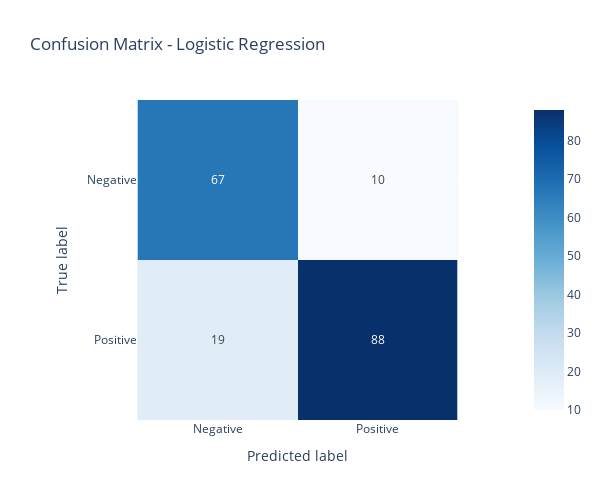
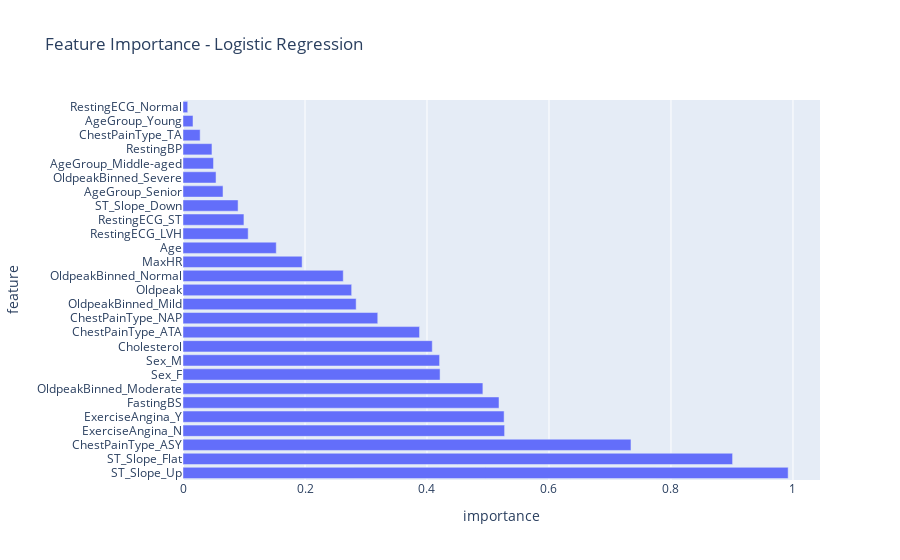
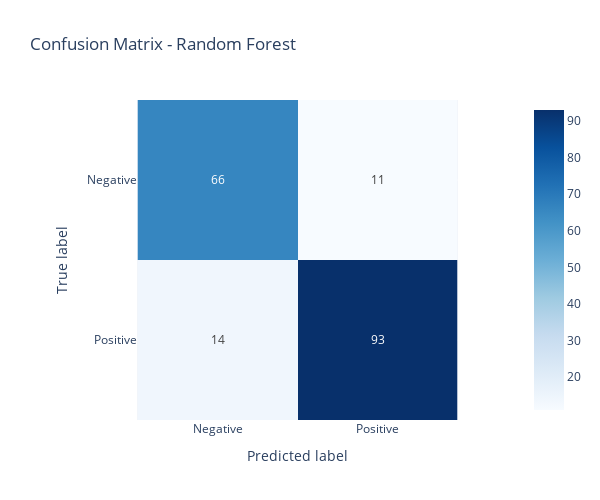
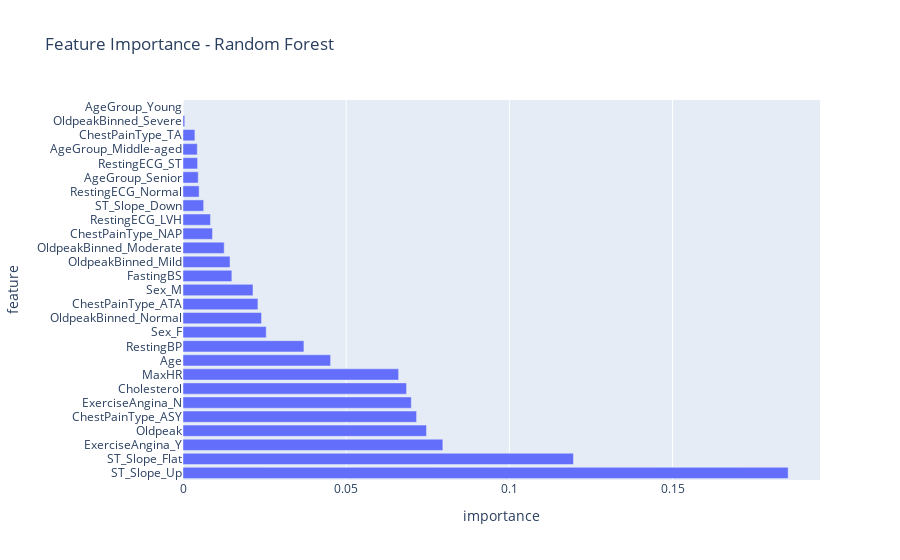

Write notebook code for charts like these, in order.
### Markdown cell above
### Evaluierung

#### Shap
Für Baummodelle (XGBoost und Random Forest):

SHAP verwendet einen speziellen Algorithmus namens "TreeExplainer".
Dieser kann exakte SHAP-Werte effizient berechnen.
Das Ergebnis ist ein Balkendiagramm (Bar Plot), das die durchschnittliche Auswirkung jedes Features zeigt.


Für andere Modelle (wie SVM, Logistische Regression):

SHAP verwendet einen allgemeineren Ansatz namens "KernelExplainer".
Dieser schätzt die SHAP-Werte durch Stichproben, was weniger präzise, aber flexibler ist.
Das Ergebnis ist ein Punktdiagramm (Dotted Plot), das die Verteilung der Auswirkungen für jedes Feature zeigt.



Der Hauptgrund für diesen Unterschied ist, dass Baummodelle eine spezielle Struktur haben, die eine effizientere und genauere Berechnung der SHAP-Werte ermöglicht. Für andere Modelltypen muss SHAP einen allgemeineren, aber rechenintensiveren Ansatz verwenden.
Beide Plottypen sind nützlich:

Bar Plots geben einen klaren Überblick über die durchschnittliche Wichtigkeit.
Dotted Plots zeigen zusätzlich, wie die Auswirkungen über verschiedene Datenpunkte variieren können.

### Code cell
# Finale Evaluation und Visualisierungen
accuracies = {}
auc_scores = {}
for name, model in best_models.items():
    print(f"\nFinal Evaluation for {name}:")
    y_pred = model.predict(X_test)
    y_pred_proba = model.predict_proba(X_test)[:, 1]
    print(classification_report(y_test, y_pred))
    
    # Konfusionsmatrix
    cm_fig = plot_confusion_matrix_plotly(y_test, y_pred, name)
    cm_fig.show()
    
    # Feature Importance
    fi_fig = plot_feature_importance(model, X_train, name)
    if fi_fig:
        fi_fig.show()
    
    # Partial Dependence Plots (für die Top 3 Features)
    if hasattr(model, 'feature_importances_'):
        top_features = pd.DataFrame({'feature': X_train.columns, 'importance': model.feature_importances_})
        top_features = top_features.sort_values('importance', ascending=False).head(3)
        for feature in top_features['feature']:
            plot_pdp(model, X_train, feature, name)

    # SHAP-Summary-Plot hinzufügen
    plot_shap_summary(model, X_test, name)
    
    accuracies[name] = model.score(X_test, y_test)
    fpr, tpr, _ = roc_curve(y_test, y_pred_proba)
    auc_scores[name] = auc(fpr, tpr)

### Figure 1 — Plotly figure (JSON) as saved in the notebook; plotly's stock layout.template omitted (floating-point values rounded to 4 significant figures)
{"data": [{"coloraxis": "coloraxis", "hovertemplate": "Predicted label: %{x}<br>True label: %{y}<br>color: %{z}<extra></extra>", "name": "0", "texttemplate": "%{z}", "type": "heatmap", "x": ["Negative", "Positive"], "xaxis": "x", "y": ["Negative", "Positive"], "yaxis": "y", "z": [[67, 10], [19, 88]]}], "layout": {"coloraxis": {"colorscale": [[0, "rgb(247,251,255)"], [0.125, "rgb(222,235,247)"], [0.25, "rgb(198,219,239)"], [0.375, "rgb(158,202,225)"], [0.5, "rgb(107,174,214)"], [0.625, "rgb(66,146,198)"], [0.75, "rgb(33,113,181)"], [0.875, "rgb(8,81,156)"], [1, "rgb(8,48,107)"]]}, "height": 500, "title": {"text": "Confusion Matrix - Logistic Regression"}, "width": 600, "xaxis": {"anchor": "y", "constrain": "domain", "domain": [0, 1], "scaleanchor": "y", "title": {"text": "Predicted label"}}, "yaxis": {"anchor": "x", "autorange": "reversed", "constrain": "domain", "domain": [0, 1], "title": {"text": "True label"}}}}

### Figure 2 — Plotly figure (JSON) as saved in the notebook; plotly's stock layout.template omitted (floating-point values rounded to 4 significant figures)
{"data": [{"alignmentgroup": "True", "hovertemplate": "importance=%{x}<br>feature=%{y}<extra></extra>", "legendgroup": "", "marker": {"color": "#636efa", "pattern": {"shape": ""}}, "name": "", "offsetgroup": "", "orientation": "h", "showlegend": false, "textposition": "auto", "type": "bar", "x": [0.9921, 0.901, 0.7344, 0.5272, 0.5264, 0.5181, 0.4916, 0.4215, 0.4207, 0.4086, 0.3878, 0.3193, 0.2839, 0.2765, 0.2627, 0.1953, 0.1529, 0.1069, 0.0999, 0.09031, 0.06561, 0.05417, 0.05001, 0.04747, 0.02812, 0.01639, 0.007746], "xaxis": "x", "y": ["ST_Slope_Up", "ST_Slope_Flat", "ChestPainType_ASY", "ExerciseAngina_N", "ExerciseAngina_Y", "FastingBS", "OldpeakBinned_Moderate", "Sex_F", "Sex_M", "Cholesterol", "ChestPainType_ATA", "ChestPainType_NAP", "OldpeakBinned_Mild", "Oldpeak", "OldpeakBinned_Normal", "MaxHR", "Age", "RestingECG_LVH", "RestingECG_ST", "ST_Slope_Down", "AgeGroup_Senior", "OldpeakBinned_Severe", "AgeGroup_Middle-aged", "RestingBP", "ChestPainType_TA", "AgeGroup_Young", "RestingECG_Normal"], "yaxis": "y"}], "layout": {"barmode": "relative", "legend": {"tracegroupgap": 0}, "title": {"text": "Feature Importance - Logistic Regression"}, "xaxis": {"anchor": "y", "domain": [0, 1], "title": {"text": "importance"}}, "yaxis": {"anchor": "x", "domain": [0, 1], "title": {"text": "feature"}}}}

### Figure 3 — Plotly figure (JSON) as saved in the notebook; plotly's stock layout.template omitted (floating-point values rounded to 4 significant figures)
{"data": [{"coloraxis": "coloraxis", "hovertemplate": "Predicted label: %{x}<br>True label: %{y}<br>color: %{z}<extra></extra>", "name": "0", "texttemplate": "%{z}", "type": "heatmap", "x": ["Negative", "Positive"], "xaxis": "x", "y": ["Negative", "Positive"], "yaxis": "y", "z": [[66, 11], [14, 93]]}], "layout": {"coloraxis": {"colorscale": [[0, "rgb(247,251,255)"], [0.125, "rgb(222,235,247)"], [0.25, "rgb(198,219,239)"], [0.375, "rgb(158,202,225)"], [0.5, "rgb(107,174,214)"], [0.625, "rgb(66,146,198)"], [0.75, "rgb(33,113,181)"], [0.875, "rgb(8,81,156)"], [1, "rgb(8,48,107)"]]}, "height": 500, "title": {"text": "Confusion Matrix - Random Forest"}, "width": 600, "xaxis": {"anchor": "y", "constrain": "domain", "domain": [0, 1], "scaleanchor": "y", "title": {"text": "Predicted label"}}, "yaxis": {"anchor": "x", "autorange": "reversed", "constrain": "domain", "domain": [0, 1], "title": {"text": "True label"}}}}

### Figure 4 — Plotly figure (JSON) as saved in the notebook; plotly's stock layout.template omitted (floating-point values rounded to 4 significant figures)
{"data": [{"alignmentgroup": "True", "hovertemplate": "importance=%{x}<br>feature=%{y}<extra></extra>", "legendgroup": "", "marker": {"color": "#636efa", "pattern": {"shape": ""}}, "name": "", "offsetgroup": "", "orientation": "h", "showlegend": false, "textposition": "auto", "type": "bar", "x": [0.1854, 0.1196, 0.07961, 0.07462, 0.07157, 0.06995, 0.06849, 0.06607, 0.04522, 0.03705, 0.0255, 0.02406, 0.02296, 0.02145, 0.01497, 0.01441, 0.01262, 0.009035, 0.008418, 0.006335, 0.004944, 0.004662, 0.004472, 0.004373, 0.003643, 0.0005306, 1.437e-05], "xaxis": "x", "y": ["ST_Slope_Up", "ST_Slope_Flat", "ExerciseAngina_Y", "Oldpeak", "ChestPainType_ASY", "ExerciseAngina_N", "Cholesterol", "MaxHR", "Age", "RestingBP", "Sex_F", "OldpeakBinned_Normal", "ChestPainType_ATA", "Sex_M", "FastingBS", "OldpeakBinned_Mild", "OldpeakBinned_Moderate", "ChestPainType_NAP", "RestingECG_LVH", "ST_Slope_Down", "RestingECG_Normal", "AgeGroup_Senior", "RestingECG_ST", "AgeGroup_Middle-aged", "ChestPainType_TA", "OldpeakBinned_Severe", "AgeGroup_Young"], "yaxis": "y"}], "layout": {"barmode": "relative", "legend": {"tracegroupgap": 0}, "title": {"text": "Feature Importance - Random Forest"}, "xaxis": {"anchor": "y", "domain": [0, 1], "title": {"text": "importance"}}, "yaxis": {"anchor": "x", "domain": [0, 1], "title": {"text": "feature"}}}}
